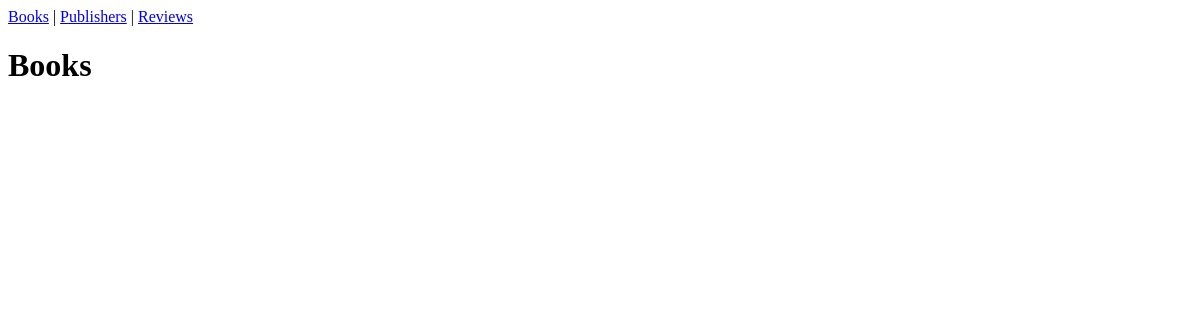
Before: / with the older database file.
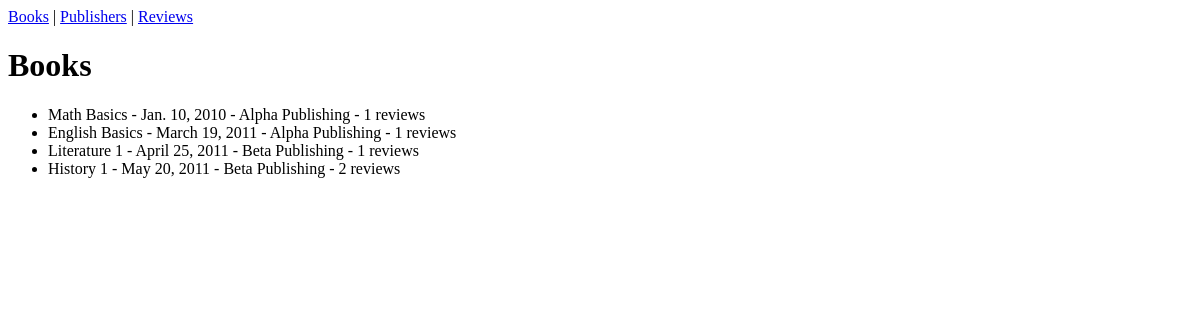
After: the same page with the newer database file.
### catalog/models.py (models this page shows, shortened)
class Book(models.Model):
    publisher = models.ForeignKey(Publisher, on_delete=models.CASCADE)
    title = models.CharField(max_length=200)
    datepublished = models.DateField()

class Publisher(models.Model):
    name = models.CharField(max_length=200)
    def __str__(self):
        return self.name

### catalog/views.py (the view)
# urls.py: path("", views.BooksPageView.as_view(), name="books"),
class BooksPageView(ListView):
    model = Book
    template_name = "books.html"
    context_object_name = "books"

### templates/books.html
{% extends "base.html" %}
{% block content %}
<h1>Books</h1>
    <ul>
    {% for book in books %}
        <li>{{ book.title }} - {{ book.datepublished }} - {{ book.publisher }} - {{ book.review_set.count }} reviews</li>
    {% endfor %}
    </ul>
{% endblock content %}

### templates/base.html (shortened to what this page needs)
<html>
<head>
</head>
<body>
    <nav>
    <a href="{% url 'books' %}">Books</a> |
    <a href="{% url 'publishers' %}">Publishers</a> |
    <a href="{% url 'reviews' %}">Reviews</a>
</nav>
    {% block content %}
    {% endblock content %}
</body>
</html>

Changed rows visible on the page:
added Book: title "Math Basics", datepublished "Jan. 10, 2010", publisher "Alpha Publishing", review_set.count "1"
added Book: title "English Basics", datepublished "March 19, 2011", publisher "Alpha Publishing", review_set.count "1"
added Book: title "Literature 1", datepublished "April 25, 2011", publisher "Beta Publishing", review_set.count "1"
added Book: title "History 1", datepublished "May 20, 2011", publisher "Beta Publishing", review_set.count "2"
